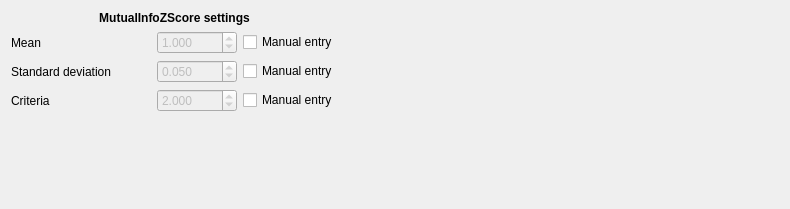
<?xml version="1.0" encoding="UTF-8"?>
<ui version="4.0">
 <class>MutualInfoZScoreSettingsView</class>
 <widget class="QWidget" name="MutualInfoZScoreSettingsView">
  <property name="geometry">
   <rect>
    <x>0</x>
    <y>0</y>
    <width>790</width>
    <height>209</height>
   </rect>
  </property>
  <property name="windowTitle">
   <string>Form</string>
  </property>
  <layout class="QGridLayout" name="gridLayout">
   <item row="0" column="0">
    <layout class="QHBoxLayout" name="horizontalLayout_2">
     <item>
      <layout class="QVBoxLayout" name="verticalLayout">
       <item>
        <widget class="QLabel" name="Title">
         <property name="font">
          <font>
           <weight>75</weight>
           <bold>true</bold>
          </font>
         </property>
         <property name="text">
          <string>MutualInfoZScore settings</string>
         </property>
         <property name="alignment">
          <set>Qt::AlignCenter</set>
         </property>
        </widget>
       </item>
       <item>
        <layout class="QHBoxLayout" name="horizontalLayout">
         <item>
          <widget class="QLabel" name="computing_win_len">
           <property name="minimumSize">
            <size>
             <width>140</width>
             <height>0</height>
            </size>
           </property>
           <property name="maximumSize">
            <size>
             <width>140</width>
             <height>16777215</height>
            </size>
           </property>
           <property name="text">
            <string>Mean</string>
           </property>
           <property name="wordWrap">
            <bool>true</bool>
           </property>
          </widget>
         </item>
         <item>
          <widget class="QDoubleSpinBox" name="mean_doubleSpinBox">
           <property name="enabled">
            <bool>false</bool>
           </property>
           <property name="minimumSize">
            <size>
             <width>80</width>
             <height>0</height>
            </size>
           </property>
           <property name="maximumSize">
            <size>
             <width>80</width>
             <height>16777215</height>
            </size>
           </property>
           <property name="toolTip">
            <string>The mean of the distribution from random mutual information found in a recording.</string>
           </property>
           <property name="decimals">
            <number>3</number>
           </property>
           <property name="minimum">
            <double>0.000000000000000</double>
           </property>
           <property name="maximum">
            <double>9999.000000000000000</double>
           </property>
           <property name="singleStep">
            <double>0.010000000000000</double>
           </property>
           <property name="value">
            <double>1.000000000000000</double>
           </property>
          </widget>
         </item>
         <item>
          <widget class="QCheckBox" name="mean_checkBox">
           <property name="text">
            <string>Manual entry</string>
           </property>
          </widget>
         </item>
        </layout>
       </item>
       <item>
        <layout class="QHBoxLayout" name="horizontalLayout_3">
         <item>
          <widget class="QLabel" name="label">
           <property name="minimumSize">
            <size>
             <width>140</width>
             <height>0</height>
            </size>
           </property>
           <property name="maximumSize">
            <size>
             <width>140</width>
             <height>16777215</height>
            </size>
           </property>
           <property name="layoutDirection">
            <enum>Qt::LeftToRight</enum>
           </property>
           <property name="text">
            <string>Standard deviation</string>
           </property>
           <property name="wordWrap">
            <bool>true</bool>
           </property>
          </widget>
         </item>
         <item>
          <widget class="QDoubleSpinBox" name="std_doubleSpinBox">
           <property name="enabled">
            <bool>false</bool>
           </property>
           <property name="minimumSize">
            <size>
             <width>80</width>
             <height>0</height>
            </size>
           </property>
           <property name="maximumSize">
            <size>
             <width>80</width>
             <height>16777215</height>
            </size>
           </property>
           <property name="toolTip">
            <string>The standard deviation of the distribution from random mutual information found in a recording.</string>
           </property>
           <property name="decimals">
            <number>3</number>
           </property>
           <property name="maximum">
            <double>10000.000000000000000</double>
           </property>
           <property name="singleStep">
            <double>0.001000000000000</double>
           </property>
           <property name="value">
            <double>0.050000000000000</double>
           </property>
          </widget>
         </item>
         <item>
          <widget class="QCheckBox" name="std_checkBox">
           <property name="text">
            <string>Manual entry</string>
           </property>
          </widget>
         </item>
        </layout>
       </item>
       <item>
        <layout class="QHBoxLayout" name="horizontalLayout_4">
         <item>
          <widget class="QLabel" name="label_2">
           <property name="minimumSize">
            <size>
             <width>140</width>
             <height>0</height>
            </size>
           </property>
           <property name="maximumSize">
            <size>
             <width>140</width>
             <height>16777215</height>
            </size>
           </property>
           <property name="text">
            <string>Criteria</string>
           </property>
          </widget>
         </item>
         <item>
          <widget class="QDoubleSpinBox" name="criteria_doubleSpinBox">
           <property name="enabled">
            <bool>false</bool>
           </property>
           <property name="minimumSize">
            <size>
             <width>80</width>
             <height>0</height>
            </size>
           </property>
           <property name="maximumSize">
            <size>
             <width>80</width>
             <height>16777215</height>
            </size>
           </property>
           <property name="toolTip">
            <string>Threshold to add in result view.</string>
           </property>
           <property name="decimals">
            <number>3</number>
           </property>
           <property name="maximum">
            <double>10000.000000000000000</double>
           </property>
           <property name="singleStep">
            <double>0.010000000000000</double>
           </property>
           <property name="value">
            <double>2.000000000000000</double>
           </property>
          </widget>
         </item>
         <item>
          <widget class="QCheckBox" name="criteria_checkBox">
           <property name="text">
            <string>Manual entry</string>
           </property>
          </widget>
         </item>
        </layout>
       </item>
       <item>
        <spacer name="verticalSpacer">
         <property name="orientation">
          <enum>Qt::Vertical</enum>
         </property>
         <property name="sizeHint" stdset="0">
          <size>
           <width>20</width>
           <height>40</height>
          </size>
         </property>
        </spacer>
       </item>
      </layout>
     </item>
     <item>
      <spacer name="horizontalSpacer">
       <property name="orientation">
        <enum>Qt::Horizontal</enum>
       </property>
       <property name="sizeHint" stdset="0">
        <size>
         <width>40</width>
         <height>20</height>
        </size>
       </property>
      </spacer>
     </item>
    </layout>
   </item>
  </layout>
 </widget>
 <resources/>
 <connections>
  <connection>
   <sender>criteria_checkBox</sender>
   <signal>clicked()</signal>
   <receiver>MutualInfoZScoreSettingsView</receiver>
   <slot>criteria_changed()</slot>
   <hints>
    <hint type="sourcelabel">
     <x>295</x>
     <y>113</y>
    </hint>
    <hint type="destinationlabel">
     <x>371</x>
     <y>2</y>
    </hint>
   </hints>
  </connection>
  <connection>
   <sender>std_checkBox</sender>
   <signal>clicked()</signal>
   <receiver>MutualInfoZScoreSettingsView</receiver>
   <slot>std_changed()</slot>
   <hints>
    <hint type="sourcelabel">
     <x>283</x>
     <y>76</y>
    </hint>
    <hint type="destinationlabel">
     <x>356</x>
     <y>7</y>
    </hint>
   </hints>
  </connection>
  <connection>
   <sender>mean_checkBox</sender>
   <signal>clicked()</signal>
   <receiver>MutualInfoZScoreSettingsView</receiver>
   <slot>mean_changed()</slot>
   <hints>
    <hint type="sourcelabel">
     <x>275</x>
     <y>46</y>
    </hint>
    <hint type="destinationlabel">
     <x>268</x>
     <y>4</y>
    </hint>
   </hints>
  </connection>
 </connections>
 <slots>
  <slot>on_choose()</slot>
  <slot>on_input_format_changed()</slot>
  <slot>on_scaling_approach_choose()</slot>
  <slot>mean_changed()</slot>
  <slot>std_changed()</slot>
  <slot>criteria_changed()</slot>
 </slots>
</ui>
